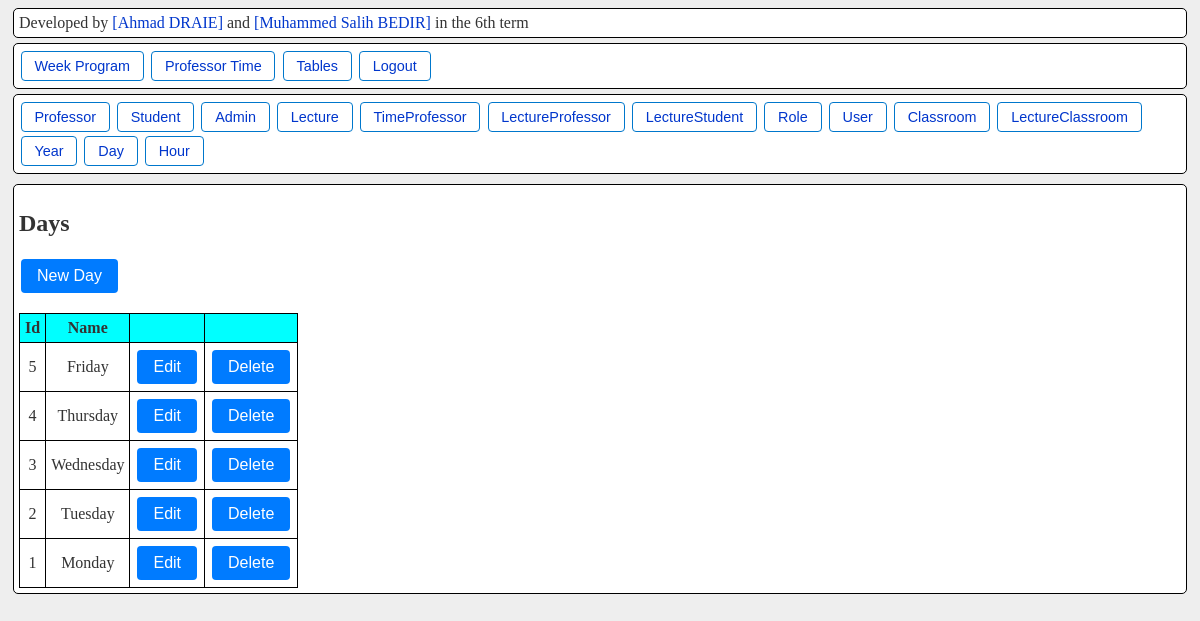
The page /table/day/ (signed in) on the database its author committed.
### models.py (models this page shows)
class Day(db.Model):
    id = db.Column(db.Integer, primary_key=True)
    name = db.Column(db.String(20), unique=True, nullable=False)

### routes/models.py (the view)
    @bp.route('/')
    @login_required
    def index():
        if current_user.role_id != 1:
            return "Unauthorized.", 401
        items = model.query.order_by(model.id.desc()).all()
        columns = get_columns(model)
        return render_template(
            f'{template_prefix}/list.html',
            items=items,
            model_name=name.capitalize(),
            columns=columns,
            used_models=used_models
        )

### app.py (called while the page is built)
@login_manager.user_loader
def load_user(user_id):
    return db.session.get(User, int(user_id))

### routes/models.py (called while the page is built)
def get_columns(model):
    return [
        column.name
        for column in model.__table__.columns
    ]

### templates/tables/list.html
{% extends 'table_editor_base.html' %}
{% block content %}
  <h2>{{ model_name }}s</h2>
  <div>
    <a href="{{ url_for(request.endpoint.replace('.index', '.create')) }}">
      <button class="button-blue">New {{ model_name }}</button>
    </a>
  </div>
  <br>
  {% if items %}
    <table>
      <thead>
        <tr>
          {% for col in columns %}
            <th>
              {% if col.endswith('_id') %}
                {{ col[:-3]|capitalize }}
              {% else %}
                {{ col|capitalize }}
              {% endif %}
            </th>
          {% endfor %}
          <th class="button-column"></th>
          <th class="button-column"></th>
        </tr>
      </thead>
      <tbody>
        {% for item in items %}
          <tr>
            {% for col in columns %}
              <td>
                {% if col.endswith('_id') %}
                  {% set obj = getattr(item, col[:-3]) %}
                  {% if obj.name is defined %}
                    {{ obj.name }}
                  {% else %}
                    {{ obj.id }}
                  {% endif %}
                {% else %}
                  {{ getattr(item, col) }}
                {% endif %}
            </td>
            {% endfor %}
            <td>
              <a href="{{ url_for(request.endpoint.replace('.index', '.edit'), id=item.id) }}">
                <button class="button-blue">Edit</button>
              </a>
            </td>
            <td>
              <a href="{{ url_for(request.endpoint.replace('.index', '.delete'), id=item.id) }}">
                <button class="button-blue">Delete</button>
              </a>
            </td>
          </tr>
        {% endfor %}
      </tbody>
    </table>
  {% else %}
    <p>No {{ model_name|lower }}s defined yet.</p>
  {% endif %}
{% endblock %}

### static/style.css (style rules this page uses)
:root { --bg-color: #eee; --border-color: #ccc; --primary-color: #0077cc; --primary-light: #e6f4ff; --text-color: #333; --link-color: #0077cc; --link-color: #0036cc; --link-hover-bg: #e6f4ff; --selected-bg: #cce5ff; --break-bg: #f0f0f0; --area-bg: #fff; --row-even-bg: #f9f9f9; }
body { background-color: var(--bg-color); color: var(--text-color); }
table { border-collapse: collapse; }
td, tr, th { border: 1px solid black; padding: 5px; text-align: center; vertical-align: middle; }
tr th { background-color: aqua; }
button { margin: 2px; }

### static/crud_table.css (style rules this page uses)
div > a { text-decoration: none; }
.button-blue { background-color: #007bff; color: #fff; border: none; border-radius: 4px; padding: 0.5rem 1rem; font-size: 1rem; cursor: pointer; transition: background-color 0.2s ease; }
.button-column { text-align: left; width: 0; }

### rows shown on the page
Day: id "5" "Friday"
Day: id "4" "Thursday"
Day: id "3" "Wednesday"
Day: id "2" "Tuesday"
Day: id "1" "Monday"

### other values the page prints
{{ item.__name__ }} "Professor" "Student" "Admin" "Lecture" "TimeProfessor" "LectureProfessor" "LectureStudent" "Role" "User" "Classroom" "LectureClassroom" "Year" "Day" "Hour"
{{ model_name }} "Day"
{{ col|capitalize }} "Id" "Name"
